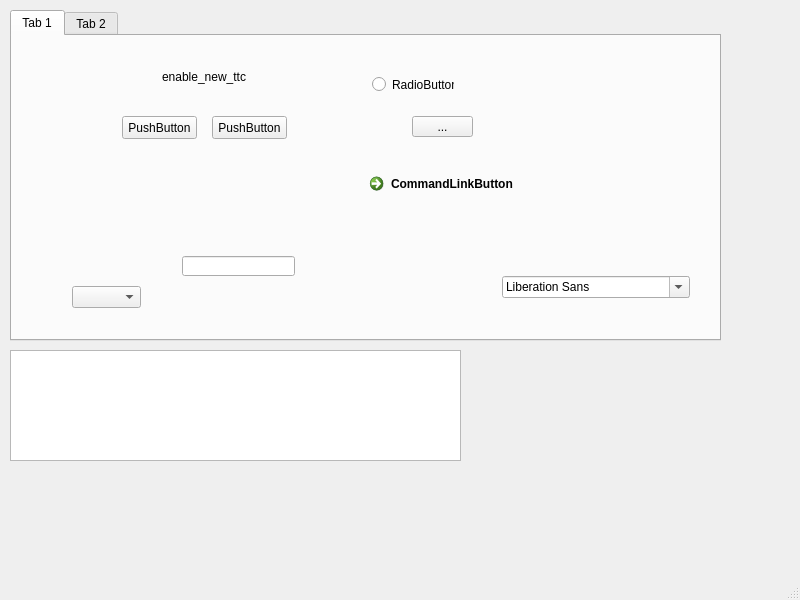
<?xml version="1.0" encoding="UTF-8"?>
<ui version="4.0">
 <class>MainWindow</class>
 <widget class="QMainWindow" name="MainWindow">
  <property name="geometry">
   <rect>
    <x>0</x>
    <y>0</y>
    <width>800</width>
    <height>600</height>
   </rect>
  </property>
  <property name="windowTitle">
   <string>MainWindow</string>
  </property>
  <widget class="QWidget" name="centralwidget">
   <widget class="QTabWidget" name="tabWidget">
    <property name="geometry">
     <rect>
      <x>10</x>
      <y>10</y>
      <width>711</width>
      <height>331</height>
     </rect>
    </property>
    <property name="currentIndex">
     <number>0</number>
    </property>
    <widget class="QWidget" name="tab">
     <attribute name="title">
      <string>Tab 1</string>
     </attribute>
     <widget class="QLineEdit" name="lineEdit">
      <property name="geometry">
       <rect>
        <x>170</x>
        <y>220</y>
        <width>113</width>
        <height>20</height>
       </rect>
      </property>
     </widget>
     <widget class="QLabel" name="label">
      <property name="geometry">
       <rect>
        <x>150</x>
        <y>30</y>
        <width>91</width>
        <height>21</height>
       </rect>
      </property>
      <property name="text">
       <string>enable_new_ttc</string>
      </property>
     </widget>
     <widget class="QPushButton" name="pushButton">
      <property name="geometry">
       <rect>
        <x>110</x>
        <y>80</y>
        <width>75</width>
        <height>23</height>
       </rect>
      </property>
      <property name="text">
       <string>PushButton</string>
      </property>
     </widget>
     <widget class="QPushButton" name="pushButton_2">
      <property name="geometry">
       <rect>
        <x>200</x>
        <y>80</y>
        <width>75</width>
        <height>23</height>
       </rect>
      </property>
      <property name="text">
       <string>PushButton</string>
      </property>
     </widget>
     <widget class="QRadioButton" name="radioButton">
      <property name="geometry">
       <rect>
        <x>360</x>
        <y>40</y>
        <width>82</width>
        <height>17</height>
       </rect>
      </property>
      <property name="text">
       <string>RadioButton</string>
      </property>
     </widget>
     <widget class="QCommandLinkButton" name="commandLinkButton">
      <property name="geometry">
       <rect>
        <x>350</x>
        <y>130</y>
        <width>185</width>
        <height>41</height>
       </rect>
      </property>
      <property name="text">
       <string>CommandLinkButton</string>
      </property>
     </widget>
     <widget class="QToolButton" name="toolButton">
      <property name="geometry">
       <rect>
        <x>400</x>
        <y>80</y>
        <width>61</width>
        <height>21</height>
       </rect>
      </property>
      <property name="text">
       <string>...</string>
      </property>
     </widget>
     <widget class="QFontComboBox" name="fontComboBox">
      <property name="geometry">
       <rect>
        <x>490</x>
        <y>240</y>
        <width>188</width>
        <height>22</height>
       </rect>
      </property>
     </widget>
     <widget class="QComboBox" name="comboBox">
      <property name="geometry">
       <rect>
        <x>60</x>
        <y>250</y>
        <width>69</width>
        <height>22</height>
       </rect>
      </property>
     </widget>
    </widget>
    <widget class="QWidget" name="tab_2">
     <attribute name="title">
      <string>Tab 2</string>
     </attribute>
    </widget>
   </widget>
   <widget class="QTextBrowser" name="textBrowser">
    <property name="geometry">
     <rect>
      <x>10</x>
      <y>350</y>
      <width>451</width>
      <height>111</height>
     </rect>
    </property>
   </widget>
  </widget>
  <widget class="QMenuBar" name="menubar">
   <property name="geometry">
    <rect>
     <x>0</x>
     <y>0</y>
     <width>800</width>
     <height>21</height>
    </rect>
   </property>
  </widget>
  <widget class="QStatusBar" name="statusbar"/>
 </widget>
 <resources/>
 <connections/>
</ui>
